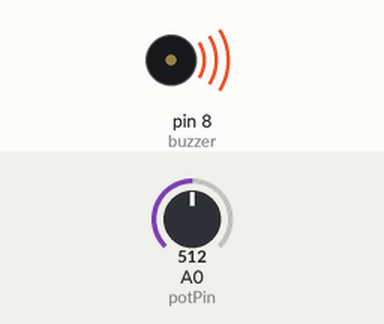
Bench run of a sketch on a simulated Arduino Uno, built with avr-gcc and run on an emulated ATmega328P. On the bench: buzzer (waves = sounding). The inputs (shaded band) are chosen by the test bench; at power-on: A0 (potPin) = 512.

Above: at 0.1 s.
Timing chart, 0 to 1.6 s (numbered marks = the images above):
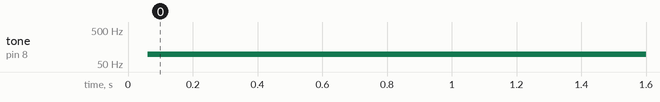

Measured:
- by itself, tone on pin 8 (buzzer): silent → 98 Hz at 0.06 s

The sketch:

passiveBuzzer.ino
```cpp
int buzzer = 8;
int potPin = A0;
int potVal;
float toneVal;

void setup()
{
  Serial.begin(9600);
  pinMode(buzzer, OUTPUT);
  pinMode(potPin, INPUT);
}

void loop()
{
  potVal = analogRead(potPin);
  toneVal = (9940. / 1023.) * potVal + 60;
  digitalWrite(buzzer, HIGH);
  delayMicroseconds(toneVal);
  digitalWrite(buzzer, LOW);
  delayMicroseconds(toneVal);
}
```
